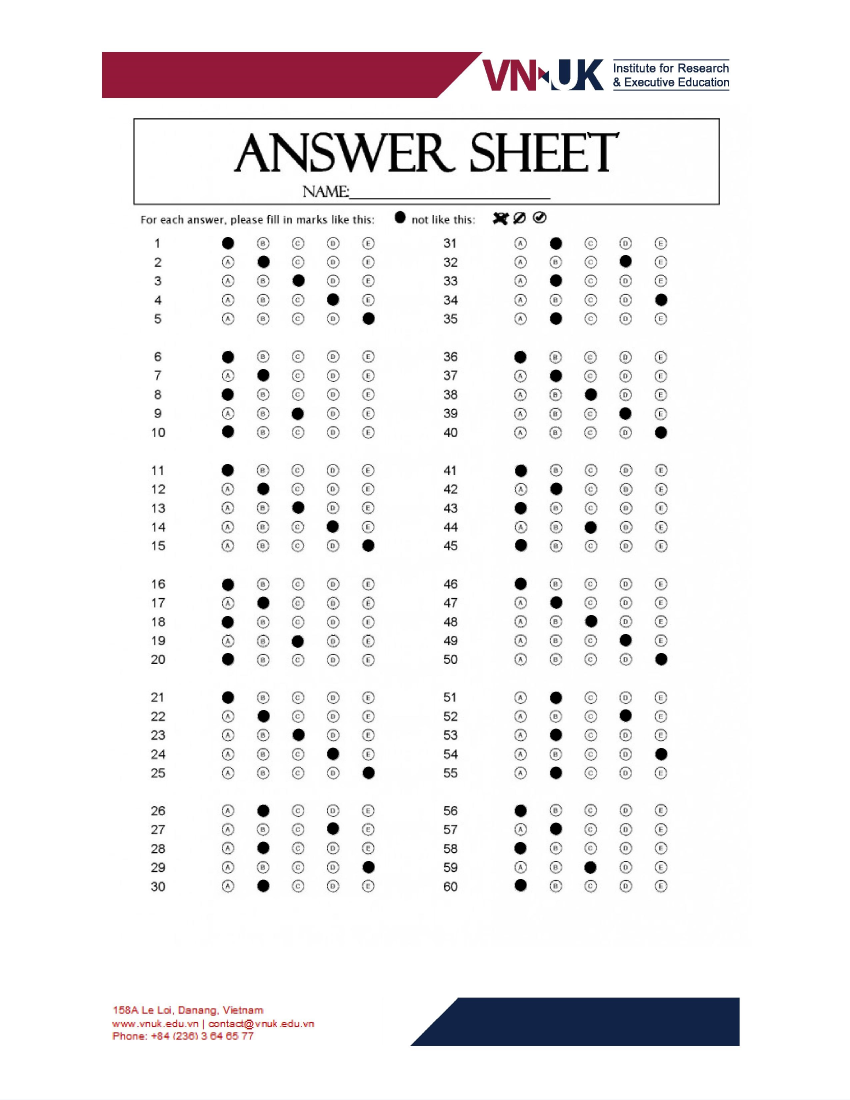
#> input picture data/2000111_NguyenVanAn_3B.jpg, 2550 x 3300 px (shown at 1/3 size); its folder holds only this picture in this run
$ jupyter execute --allow-errors full_challenge2.ipynb
#> lines starting #> are read from the running program, lines starting #| are printed output that depends on the picture; after the words box and inside, x2 and y2 are one past the last pixel; in counts of white or black regions, pixels touching at a corner belong together
### Import all necessary packages

[cell 1]
import os
import cv2
from skimage.io import imread, imshow
import numpy as np
import pandas as pd

### Get all filenames from data folder (students' answer sheets) and answer folder (correct answers of codes)

[cell 2]
fn_asm = os.listdir('./data') #filename assignments - students' answer sheet
#> (the rest of this cell did not finish here and is left out)

### Define all necessary functions

#### Split a filename into student id, fullname, code

[cell 3]
def split_filename(asm):
    std_id = asm[:asm.index('_')]
    rem = asm[asm.index('_') + 1:]
    fullname = rem[:rem.index('_')]
    code = rem[rem.index('_') + 1 : rem.index('.')]

    return std_id, fullname, code

#### Split a fullname into first name and surname

[cell 4]
def split_name(fullname: str):
    position = []
    for i in range(len(fullname)):
        if fullname[i].isupper():
            position.append(i)

    sname = fullname[:position[1]]
    fname = fullname[position[-1]:]

    return sname, fname

#### Get choices of every 5 lines

[cell 5]
def get_5choices(box5, all_answers):
    box5 = cv2.cvtColor(box5, cv2.COLOR_BGR2GRAY)

    _, thresh = cv2.threshold(box5, 0, 255, cv2.THRESH_BINARY_INV)
    cnts, hierarychy = cv2.findContours(thresh, cv2.RETR_TREE, cv2.CHAIN_APPROX_SIMPLE)

    choices = []

    for cnt in cnts:
        area = cv2.contourArea(cnt)
        if area > 100:
            center = np.round(np.mean(cnt, axis=0)[0]).astype(int)
            choices.append(center)

    choices.sort(key=lambda x:x[1])

    for choice in choices:
        x = choice[0]
        if 200 < x < 300:
            all_answers.append('A')
        elif 300 < x < 400:
            all_answers.append('B')
        elif 400 < x < 500:
            all_answers.append('C')
        elif 500 < x < 600:
            all_answers.append('D')
        elif 600 < x < 700:
            all_answers.append('E')

#### Get full choices of an answer sheet

[cell 6]
def get_full_choices(image):
    crop = image[690:2800, 430:2100]
    height = 300
    width = 740
    step_ver = 40
    step_hor = 140

    start_hor = 0
    index = 0
    all_answers = []

    for col in range(2):
        start_ver = 0
        for row in range(6):
            index += 1
            get_5choices(crop[start_ver:start_ver + height, start_hor:start_hor + width], all_answers)
            start_ver = start_ver + height + step_ver
        start_hor = start_hor + width + step_hor

    return all_answers

#### Grade a student

[cell 7]
def grading(choices, code):
    global keys_dict
    keys = keys_dict[code]

    correct_answers = len([i for i,j in zip(choices, keys) if i == j])

    return round(correct_answers/len(choices), 2)*10

### Question 2: Generate student.csv from the data folder

[cell 8]
StudentID, Surname, Firstname, Code = [], [], [], []

for asm in fn_asm:
    std_id, fullname, code = split_filename(asm)
    sname, fname = split_name(fullname)

    StudentID.append(std_id)
    Code.append(code)
    Surname.append(sname)
    Firstname.append(fname)

stds_df = pd.DataFrame(columns = ['StudentID', 'Surname', 'Firstname', 'Code'], index=range(1,21))
#> (the rest of this cell did not finish here and is left out)

#### Choose 1 student to do Question 3 and Question 4

[cell 9]
print('Students list:')
for i in range(len(fn_asm)):
    print(f'Number: {i+1} - {fn_asm[i][:-4]}')

std_index = int(input('\nChoose 1 student to view all answer, input 1 number: ')) - 1
#> the answer given: 1

print(f'\nStudent number {std_index + 1} record: {fn_asm[std_index][:-4]}')

fn = fn_asm[std_index]

path = './data/' + fn
image = imread(path)
#> image is the input picture: shape (3300, 2550, 3); mean R, G, B 241.3, 239.2, 240.4

### Question 3: Generating the first 5 answers of one student

[cell 10]
crop = image[690:2800, 430:2100]
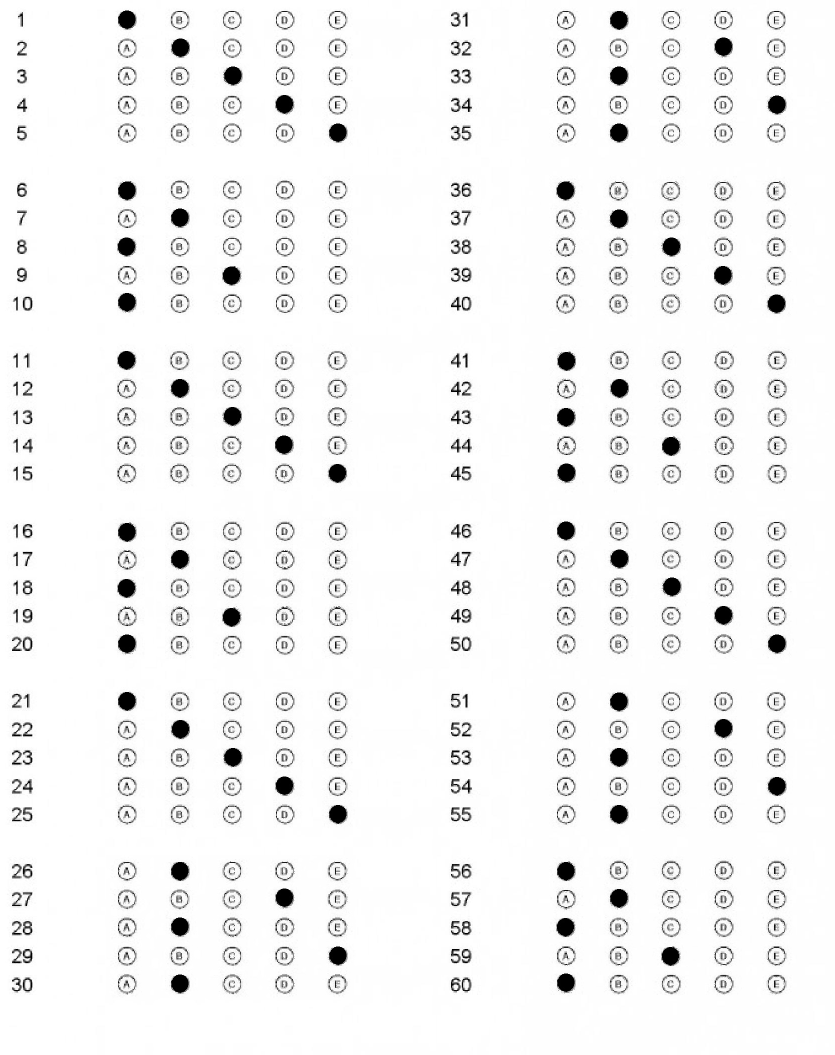
#> crop: shape (2110, 1670, 3) (shown at 1/2 size); min 0, max 255, mean 242.9
first5_box = crop[0:300, 0:730]
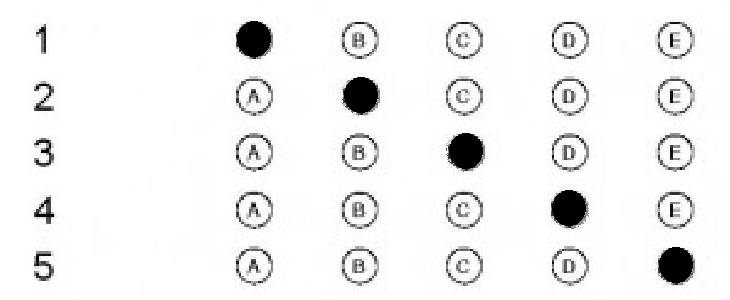
#> first5_box: shape (300, 730, 3); min 0, max 255, mean 240.6
first5_ans = []

get_5choices(first5_box, first5_ans)
#> in get_5choices, `_, thresh = cv2.threshold(box5, 0, 255, cv2.THRESH_BINARY_INV)`:
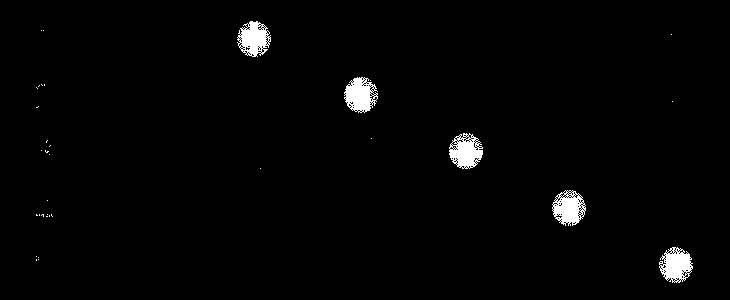
#> thresh: shape (300, 730); 1.8% white; 34 white regions (29 under 20 px)
#> in get_5choices, `cnts, hierarychy = cv2.findContours(thresh, cv2.RETR_TREE, cv2.CHAIN_A..`: cnts = 387 contours, 382 with area under 20; largest, box (x1, y1, x2, y2) and area: (449, 133, 483, 169) 849, (552, 190, 586, 226) 845, (344, 77, 378, 113) 820, (659, 247, 693, 283) 810, (237, 21, 271, 57) 810
#> the loop in get_5choices, `for cnt in cnts:` made 387 passes
#> (area, center) on passes 5, 80, 181, 262, 322: (810.5, [674, 265]), (845, [567, 210]), (849, [466, 150]), (820.5, [363, 94]), (810, [253, 38])
#> after the loop in get_5choices, `for cnt in cnts:`: choices = [[674, 265], [567, 210], [466, 150], [363, 94], [253, 38]]
#> the loop in get_5choices, `for choice in choices:` made 5 passes
#> (choice, x) on passes 1 to 5: ([253, 38], 253), ([363, 94], 363), ([466, 150], 466), ([567, 210], 567), ([674, 265], 674)
#> after the loop in get_5choices, `for choice in choices:`: all_answers = ['A', 'B', 'C', 'D', 'E']

print(f'First 5 answers of {fn[:-4]}: {first5_ans}')

### Question 4: Generating all answers of one student

[cell 11]
all_ans = get_full_choices(image)
#> after the loop in get_full_choices, `for col in range(2):`: index = 12; start_hor = 1760
#> all_ans = 60 items, first 6: 'A', 'B', 'C', 'D', 'E', 'A'

print(f'All answers of {fn[:-4]}: ')
pd.set_option('display.max_rows', None)
std_anss = pd.DataFrame(index = range(1, 61), columns = ['Choice'])
std_anss['Choice'] = all_ans

std_anss

### Question 5: Generate grading.csv

#### Create a dictionary of correct answers for each code

[cell 12]
keys_dict = {}

#> (the rest of this cell did not finish here and is left out)

[cell 13]
all_id = []
grades = []

#> (the rest of this cell did not finish here and is left out)


    path = './data/' + asm
    sheet = imread(path)
    full_choices = get_full_choices(sheet)
#> the loop in get_full_choices (call 2), `for col in range(2):` made 2 passes
#> pass 1, in get_5choices (call 17), `_, thresh = cv2.threshold(box5, 0, 255, cv2.THRESH_BINARY_INV)`:
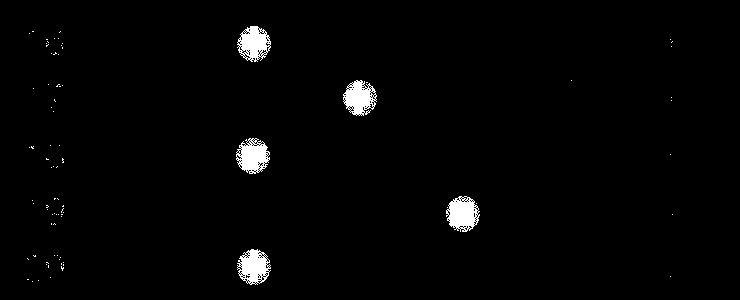
#> thresh: shape (300, 740); 1.8% white; 83 white regions (78 under 20 px), largest, box (x1, y1, x2, y2) and area: (446, 196, 480, 232) 809, (236, 138, 270, 174) 780, (237, 249, 271, 285) 772, (343, 80, 377, 116) 768, (237, 26, 271, 62) 764

    all_id.append(std_id)
    grades.append(grading(full_choices, code))

df_grades = pd.DataFrame(columns=['Student ID', 'Grades'], index=range(1, len(fn_asm)+1))
df_grades['Student ID'] = all_id
df_grades['Grades'] = grades

df_grades.to_csv('grading.csv')

### Question 6: Summary which 3 question are the most difficult

#### Loop through all students' sheets, save to dictionary of dataframes with key = code
#### {code: df_of_code}
#### df_of_code: columns = [student id, fullname, answers from 1 - 60]

[cell 14]
dfs_dict = {}

col_list = ['ID', 'Fullname']
ques_list = [str(x) for x in range(1, 61)]
col_list.extend(ques_list)

ques_correct= {}

#> (the rest of this cell did not finish here and is left out)


    path = './data/' + asm
    sheet = imread(path)
    full_choices = get_full_choices(sheet)
#> the loop in get_full_choices (call 3), `for col in range(2):` made 2 passes
#> pass 1, in get_5choices (call 30), `box5 = cv2.cvtColor(box5, cv2.COLOR_BGR2GRAY)`:
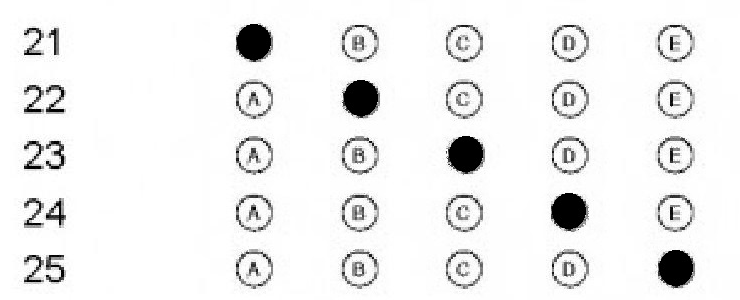
#> box5: shape (300, 740); min 0, max 255, mean 239.2
#> pass 1, in get_5choices (call 30), `_, thresh = cv2.threshold(box5, 0, 255, cv2.THRESH_BINARY_INV)`:
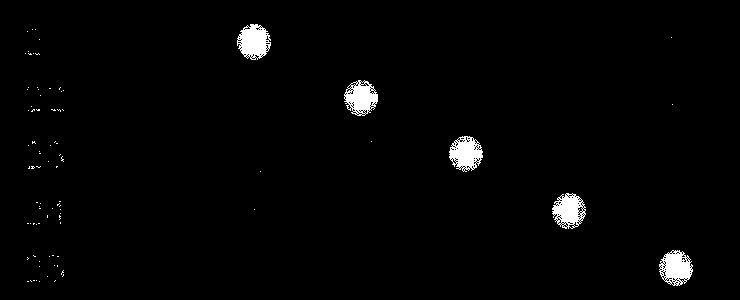
#> thresh: shape (300, 740); 1.8% white; 85 white regions (80 under 20 px), largest, box (x1, y1, x2, y2) and area: (237, 24, 271, 60) 828, (449, 136, 483, 172) 783, (659, 250, 693, 286) 782, (344, 80, 378, 116) 760, (552, 193, 586, 229) 758
#> pass 1, in get_5choices (call 31), `box5 = cv2.cvtColor(box5, cv2.COLOR_BGR2GRAY)`:
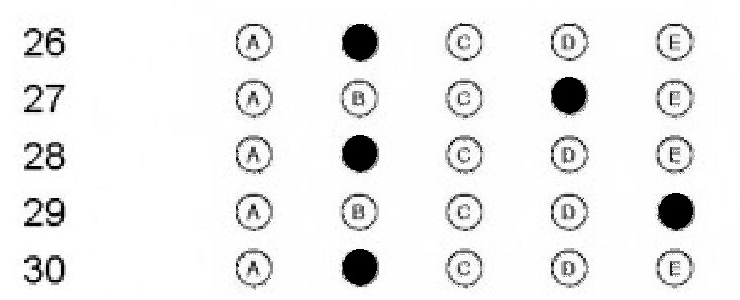
#> box5: shape (300, 740); min 0, max 255, mean 238.8
#> pass 1, in get_5choices (call 31), `_, thresh = cv2.threshold(box5, 0, 255, cv2.THRESH_BINARY_INV)`:
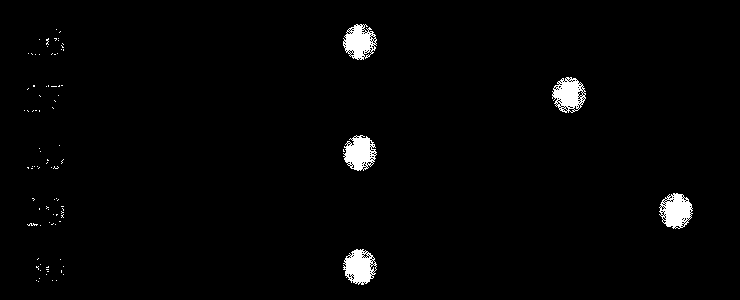
#> thresh: shape (300, 740); 1.9% white; 91 white regions (86 under 20 px), largest, box (x1, y1, x2, y2) and area: (659, 193, 693, 229) 800, (343, 249, 377, 285) 798, (343, 135, 377, 171) 789, (343, 24, 377, 60) 771, (552, 77, 586, 113) 759
#> `df_add = pd.DataFrame([add_list], columns=col_list)`: df_add = table of 1 rows and 62 columns

    add_list = [std_id, fullname]
    add_list.extend(full_choices)

    if code not in dfs_dict:
        dfs_dict[code] = pd.DataFrame(columns=col_list)

    df_add = pd.DataFrame([add_list], columns=col_list)
    dfs_dict[code] = (dfs_dict[code].append(df_add)).reset_index(drop=True)

#### Add 2 rows at the end of df
#### Row "key": keys for all questions
#### Row "correct": percentage of correct answers in the question

#> (a cell that did not finish here is left out)

#### Save stats of each code into csv files

[cell 16]
for code in dfs_dict:
    dfs_dict[code].to_csv(f'Stats_question6_Code{code}.csv')

### Question 7: Generate final results (pass/fail) of the class

[cell 17]
all_id = []
grades = []
pass_fail = []

#> (the rest of this cell did not finish here and is left out)


    path = './data/' + asm
    sheet = imread(path)
    full_choices = get_full_choices(sheet)
#> the loop in get_full_choices (call 4), `for col in range(2):` made 2 passes
#> pass 2, in get_5choices (call 44), `_, thresh = cv2.threshold(box5, 0, 255, cv2.THRESH_BINARY_INV)`:
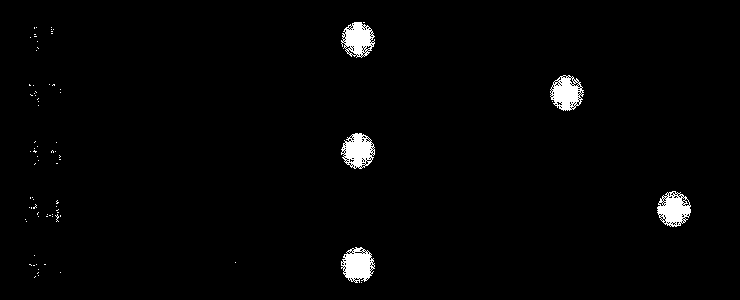
#> thresh: shape (300, 740); 1.8% white; 80 white regions (75 under 20 px), largest, box (x1, y1, x2, y2) and area: (341, 247, 375, 283) 805, (341, 133, 375, 169) 781, (657, 191, 691, 227) 772, (550, 75, 584, 111) 769, (341, 22, 375, 58) 768
#> pass 2, in get_5choices (call 45), `_, thresh = cv2.threshold(box5, 0, 255, cv2.THRESH_BINARY_INV)`:
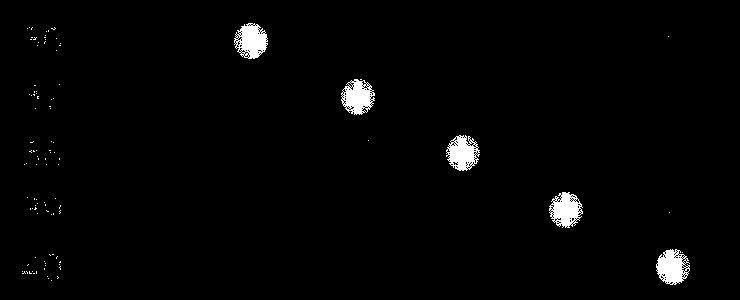
#> thresh: shape (300, 740); 1.8% white; 101 white regions (96 under 20 px), largest, box (x1, y1, x2, y2) and area: (656, 249, 690, 285) 800, (234, 23, 268, 59) 799, (341, 79, 375, 115) 772, (446, 135, 480, 171) 771, (549, 192, 583, 228) 771
    grade = grading(full_choices, code)
